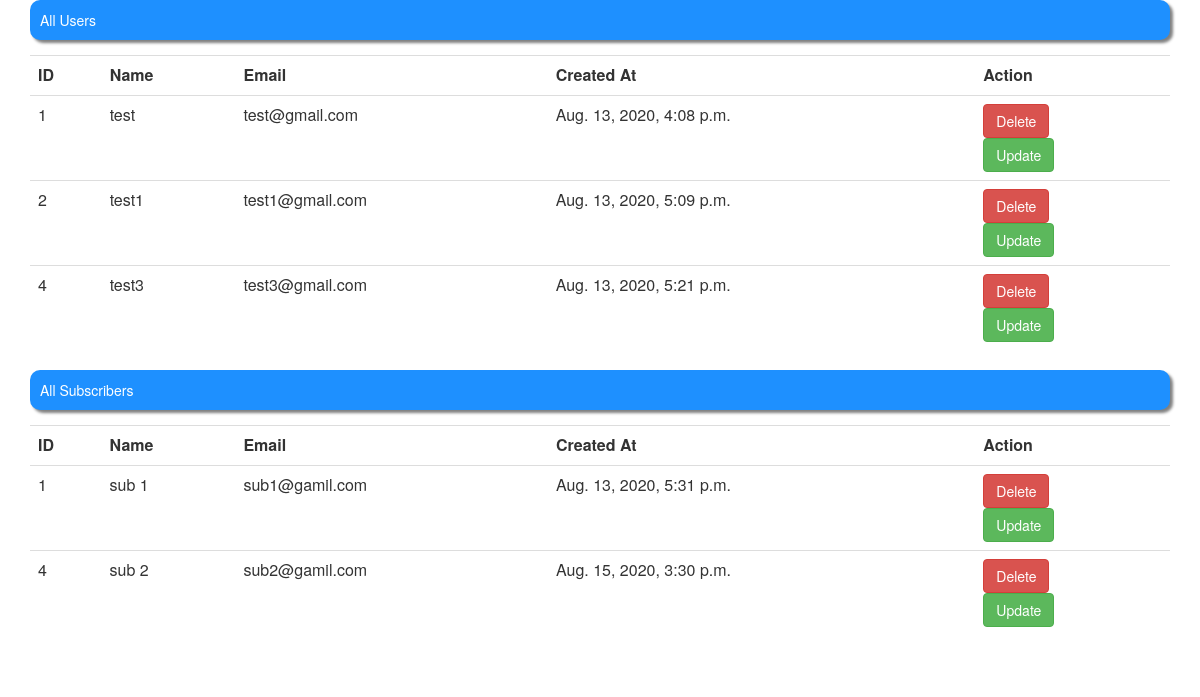
Page /show_all_data (signed in) on the committed database.
### testapp/models.py (models this page shows)
class Users(models.Model):
    id=models.AutoField(primary_key=True)
    name=models.CharField(max_length=255)
    email=models.CharField(max_length=255)
    created_at=models.DateTimeField(auto_now_add=True)
    objects=models.Manager()

class Subscribers(models.Model):
    id=models.AutoField(primary_key=True)
    name=models.CharField(max_length=255)
    email=models.CharField(max_length=255)
    created_at=models.DateTimeField(auto_now_add=True)
    is_active=models.BooleanField(default=True)
    objects=models.Manager()

### testapp/views.py (the view)
# urls.py: path('show_all_data', views.show_all_data, name='show_all_data'),
@login_required(login_url='/login_user/')
def show_all_data(request):
    all_users=Users.objects.all()
    all_subscribers=Subscribers.objects.all()
    users = []
    subscribers = []
    for i in range(0, len(all_users), 1):
        users.append({"id": all_users[i].id, "name": all_users[i].name, "email":  all_users[i].email, "created_at": all_users[i].created_at})
    print(users)
    for i in range(0, len(all_subscribers), 1):
        subscribers.append({"id": all_subscribers[i].id, "name": all_subscribers[i].name, "email":  all_subscribers[i].email, "created_at": all_subscribers[i].created_at})
    return render(request, 'show_data.html', {'users': users, 'subscribers': subscribers})

### testapp/templates/show_data.html (shortened to what this page needs)
{% extends 'base_template.html' %}
{% block bodydata %}
<div class="container">
    <div class="row">
        <div class="col-lg-12">
                <div class="form-group bg_blue">
                    All Users
                </div>
                <div class="table">
                <table class="table">
                    <tr>
                        <th>ID</th>
                        <th>Name</th>
                        <th>Email</th>
                        <th>Created At</th>
                        <th>Action</th>
                    </tr>
                    {% for user in users %}
                        <tr>
                            <td >{{ user.id }}</td>
                            <td >{{ user.name }}</td>
                            <td >{{ user.email }}</td>
                            <td >{{ user.created_at }}</td>
                            <td><a href="/delete_user/{{user.id}}" class="btn btn-danger">Delete</a><br><a class="btn btn-success" href="/update_user/{{user.id}}">Update</a></td>
                        </tr>
                    {% endfor %}
                </table>
                </div>
        </div>
        <div class="col-lg-12">
                <div class="form-group bg_blue">
                    All Subscribers
                </div>
                <div class="table-condensed">
                <table class="table">
                    <tr>
                        <th>ID</th>
                        <th>Name</th>
                        <th>Email</th>
                        <th>Created At</th>
                        <th>Action</th>
                    </tr>
                    {% for subscriber in subscribers %}
                        <tr>
                            <td >{{ subscriber.id }}</td>
                            <td >{{ subscriber.name }}</td>
                            <td >{{ subscriber.email }}</td>
                            <td >{{ subscriber.created_at }}</td>
                            <td><a href="/delete_subscriber/{{subscriber.id}}" class="btn btn-danger">Delete</a><br><a class="btn btn-success" href="/update_subscriber/{{subscriber.id}}">Update</a></td>
                        </tr>
                    {% endfor %}
                </table>
                </div>
        </div>
    </div>
    <div class='row'>
        <div class='col-lg-12'>
        </div>
    </div>
</div>
{% endblock bodydata %}

### testapp/templates/base_template.html (shortened to what this page needs)
<html lang="en">
<head>
    <link rel="stylesheet" href="https://maxcdn.bootstrapcdn.com/bootstrap/3.4.1/css/bootstrap.min.css">
</head>
<body>
    {% block bodydata %} {% endblock bodydata %}
</body>
</html>

### testapp/templates/show_data.html (style rules this page uses)
.bg_blue { padding:10px; border-radius:10px; box-shadow:3px 3px 3px grey; background:dodgerblue; color:#fff; }

### rows in the picture
Users: name "test", email "test@gmail.com", created_at "Aug. 13, 2020, 4:08 p.m."
Users: name "test1", email "test1@gmail.com", created_at "Aug. 13, 2020, 5:09 p.m."
Users: name "test3", email "test3@gmail.com", created_at "Aug. 13, 2020, 5:21 p.m."
Subscribers: name "sub 1", email "sub1@gamil.com", created_at "Aug. 13, 2020, 5:31 p.m."
Subscribers: name "sub 2", email "sub2@gamil.com", created_at "Aug. 15, 2020, 3:30 p.m."

### other values in the picture
{{ user.id }} "1" "2" "4"
{{ subscriber.id }} "1" "4"
